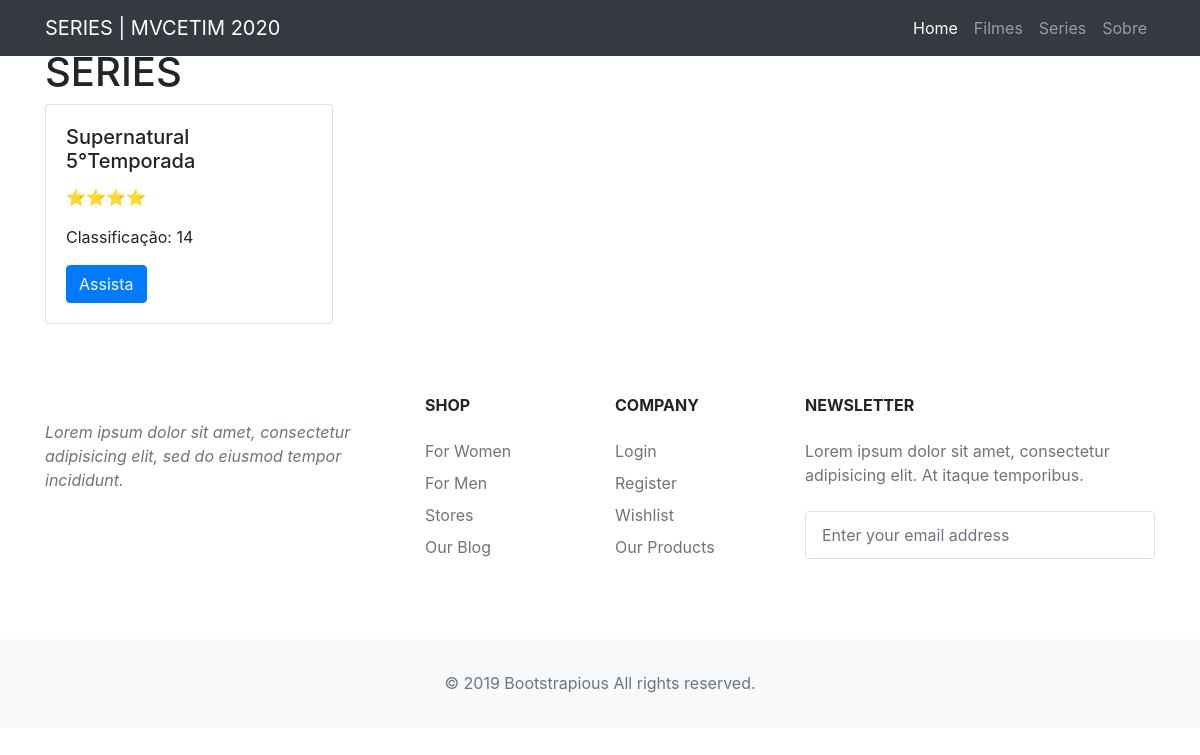
Screenshot of /series with the database file from the repository.
### tables this page shows
CREATE TABLE `audiovisual` (
  `id` int(11) NOT NULL,
  `titulo` varchar(200) NOT NULL,
  `tipo` varchar(100) NOT NULL,
  `categoria` varchar(100) NOT NULL,
  `classificacao` int(11) NOT NULL,
  `nota` int(11) NOT NULL
);

### app/Views/layout.php (called while the page is built)
<?php
include_once'Components/header.php';
require_once $this->view.'.php';
include_once'Components/footer.php';

### app/Controllers/SeriesController.php (called while the page is built, shortened)
<?php
class Series extends Controller
{
    public function index()
    {
        $this->view->titulo='SERIES | MVCETIM 2020';
        $this->view->series=$this->montafilmes();
        $this->view->render('series');
    }
    public function montaFilmes(){
        $obra = new \MVCETIM\Models\AudioVisual;
        $obra->listaTipo(['serie']);
        $series=$obra->queryresult();
        return $series;
    }
}

### index.php (called while the page is built, shortened)
<?php
new MVCETIM\Core\Core;

### app/Models/conexao.php (called while the page is built, shortened)
<?php
class Conexao
{
    protected function connect()
    {
        try
        {
            $this->conn = new \PDO('mysql:host='
            . DATABASE['host'] . ';dbname='
            . DATABASE['dbname'] . '; charset=utf8',
            DATABASE['user'],
            DATABASE['password'],
            DATABASE['options']);
            return $this->conn;
        }
        catch(\Exception $erro)
        {
            die('ERROR... <br> Erro ao se conectar<br>' . $erro->getMessage());
        }
    }
}

### app/Models/Model.php (called while the page is built, shortened)
<?php
class Model extends Conexao
{
 protected function SelectAll($sql, $param = null)
 {
        try
        {
            $query = $this->connect()->prepare($sql);
            $query->execute($param);
            $data = $query->fetchAll(\PDO::FETCH_OBJ);
            return $data;
        }
        catch(\Exception $erro){
            echo 'Erro ao executar Query<br>'. $erro->getMessage();
        }
 }
}

### app/Models/audiovisual.php (called while the page is built, shortened)
<?php
class AudioVisual extends Model
{
    public function listaTipo($parametro){
            $sql="SELECT * FROM audiovisual WHERE tipo = ?";
            $this->queryresult = $this->SelectAll($sql,$parametro);
    }
}

### app/Views/series.php (the view)
<div class="container mt-5">
    <h1>SERIES</h1>
    <?php
if(count($this->series)>0){
    foreach($this->series as $serie)
    {
        ?>
        <div class="card" style="width: 18rem;">
    <div class="card-body">
     <h5 class="card-title"><?php echo$serie->titulo;?></h5>
        <p class="card-text"><?php
        for ($i=0; $i < $serie->nota; $i++) {
               echo"⭐";
        }?></p>
        <p class="card-text">Classificação: <?php echo$serie->classificacao;?></p>
        <a href="#" class="btn btn-primary">Assista</a>
        </div>
        </div>
        <?php
    }
}
else{
echo"<h1>Nenhum Filme encontrado</h1>";
}
?>
</div>

### rows the page displays
audiovisual: titulo "Supernatural 5°Temporada", nota 4 (drawn), classificacao "14"

### other values shown
$this->titulo "SERIES | MVCETIM 2020"
